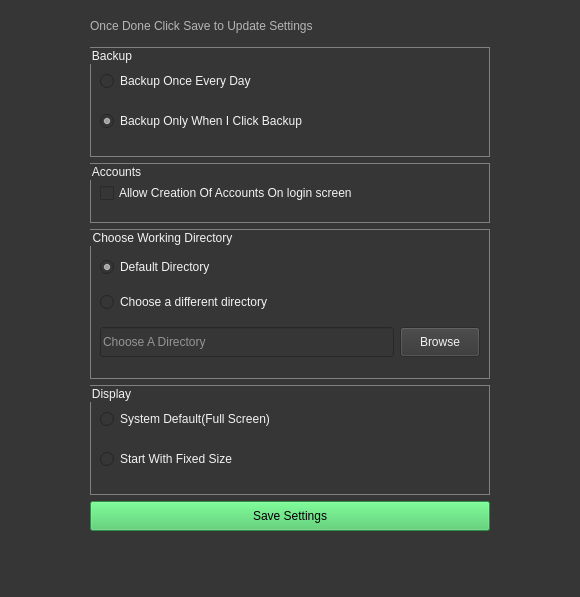
<?xml version="1.0" encoding="UTF-8"?>
<ui version="4.0">
 <class>SettingsForm</class>
 <widget class="QWidget" name="SettingsForm">
  <property name="enabled">
   <bool>true</bool>
  </property>
  <property name="geometry">
   <rect>
    <x>0</x>
    <y>0</y>
    <width>580</width>
    <height>597</height>
   </rect>
  </property>
  <property name="windowTitle">
   <string>Form</string>
  </property>
  <property name="styleSheet">
   <string notr="true">*{
background-color:rgba(54,54,54);
font:12px;
color: rgb(243, 243, 243);
}
QGroupBox{
border:1px solid grey;
}
QPushButton#saveSettingsBtn{
background-color: rgb(66, 199, 97);
color:black;
}
QPushButton#saveSettingsBtn:hover{
color:white;
}
QPushButton#saveSettingsBtn:pressed{
color:orange;
}</string>
  </property>
  <layout class="QHBoxLayout" name="horizontalLayout_2">
   <item>
    <spacer name="horizontalSpacer">
     <property name="orientation">
      <enum>Qt::Horizontal</enum>
     </property>
     <property name="sizeHint" stdset="0">
      <size>
       <width>269</width>
       <height>20</height>
      </size>
     </property>
    </spacer>
   </item>
   <item>
    <layout class="QVBoxLayout" name="verticalLayout_5">
     <item>
      <widget class="QLabel" name="label">
       <property name="minimumSize">
        <size>
         <width>0</width>
         <height>30</height>
        </size>
       </property>
       <property name="styleSheet">
        <string notr="true">color: rgb(181, 181, 181);</string>
       </property>
       <property name="text">
        <string>Once Done Click Save to Update Settings</string>
       </property>
      </widget>
     </item>
     <item>
      <widget class="QGroupBox" name="backupGb">
       <property name="minimumSize">
        <size>
         <width>300</width>
         <height>110</height>
        </size>
       </property>
       <property name="title">
        <string>Backup</string>
       </property>
       <layout class="QVBoxLayout" name="verticalLayout">
        <item>
         <widget class="QRadioButton" name="dailyBackupRb">
          <property name="text">
           <string>Backup Once Every Day</string>
          </property>
         </widget>
        </item>
        <item>
         <widget class="QRadioButton" name="chooseBackupRb">
          <property name="text">
           <string>Backup Only When I Click Backup</string>
          </property>
          <property name="checked">
           <bool>true</bool>
          </property>
         </widget>
        </item>
       </layout>
      </widget>
     </item>
     <item>
      <widget class="QGroupBox" name="accountsGb">
       <property name="minimumSize">
        <size>
         <width>300</width>
         <height>60</height>
        </size>
       </property>
       <property name="title">
        <string>Accounts</string>
       </property>
       <layout class="QVBoxLayout" name="verticalLayout_2">
        <item>
         <widget class="QCheckBox" name="accountsRb">
          <property name="text">
           <string>Allow Creation Of Accounts On login screen</string>
          </property>
         </widget>
        </item>
       </layout>
      </widget>
     </item>
     <item>
      <widget class="QGroupBox" name="workingDirGb">
       <property name="minimumSize">
        <size>
         <width>300</width>
         <height>150</height>
        </size>
       </property>
       <property name="title">
        <string>Choose Working Directory</string>
       </property>
       <layout class="QVBoxLayout" name="verticalLayout_4">
        <property name="topMargin">
         <number>18</number>
        </property>
        <item>
         <widget class="QRadioButton" name="defaultDirRb">
          <property name="text">
           <string>Default Directory</string>
          </property>
          <property name="checked">
           <bool>true</bool>
          </property>
         </widget>
        </item>
        <item>
         <widget class="QRadioButton" name="diffDirRb">
          <property name="text">
           <string>Choose a different directory</string>
          </property>
         </widget>
        </item>
        <item>
         <layout class="QHBoxLayout" name="horizontalLayout">
          <item>
           <widget class="QLineEdit" name="pathDirLineEdit">
            <property name="minimumSize">
             <size>
              <width>0</width>
              <height>30</height>
             </size>
            </property>
            <property name="readOnly">
             <bool>true</bool>
            </property>
            <property name="placeholderText">
             <string>Choose A Directory</string>
            </property>
           </widget>
          </item>
          <item>
           <widget class="QPushButton" name="browseBtn">
            <property name="enabled">
             <bool>false</bool>
            </property>
            <property name="sizePolicy">
             <sizepolicy hsizetype="Fixed" vsizetype="Fixed">
              <horstretch>0</horstretch>
              <verstretch>0</verstretch>
             </sizepolicy>
            </property>
            <property name="minimumSize">
             <size>
              <width>80</width>
              <height>30</height>
             </size>
            </property>
            <property name="text">
             <string>Browse</string>
            </property>
           </widget>
          </item>
         </layout>
        </item>
       </layout>
      </widget>
     </item>
     <item>
      <widget class="QGroupBox" name="displayGb">
       <property name="minimumSize">
        <size>
         <width>400</width>
         <height>110</height>
        </size>
       </property>
       <property name="title">
        <string>Display</string>
       </property>
       <layout class="QVBoxLayout" name="verticalLayout_3">
        <item>
         <widget class="QRadioButton" name="defaultDispRb">
          <property name="text">
           <string>System Default(Full Screen)</string>
          </property>
         </widget>
        </item>
        <item>
         <widget class="QRadioButton" name="fixedDispSizeRb">
          <property name="text">
           <string>Start With Fixed Size</string>
          </property>
         </widget>
        </item>
       </layout>
      </widget>
     </item>
     <item>
      <widget class="QPushButton" name="saveSettingsBtn">
       <property name="minimumSize">
        <size>
         <width>0</width>
         <height>30</height>
        </size>
       </property>
       <property name="styleSheet">
        <string notr="true"/>
       </property>
       <property name="text">
        <string>Save Settings</string>
       </property>
      </widget>
     </item>
     <item>
      <spacer name="verticalSpacer">
       <property name="orientation">
        <enum>Qt::Vertical</enum>
       </property>
       <property name="sizeHint" stdset="0">
        <size>
         <width>20</width>
         <height>40</height>
        </size>
       </property>
      </spacer>
     </item>
    </layout>
   </item>
   <item>
    <spacer name="horizontalSpacer_2">
     <property name="orientation">
      <enum>Qt::Horizontal</enum>
     </property>
     <property name="sizeHint" stdset="0">
      <size>
       <width>269</width>
       <height>20</height>
      </size>
     </property>
    </spacer>
   </item>
  </layout>
 </widget>
 <resources/>
 <connections/>
</ui>
